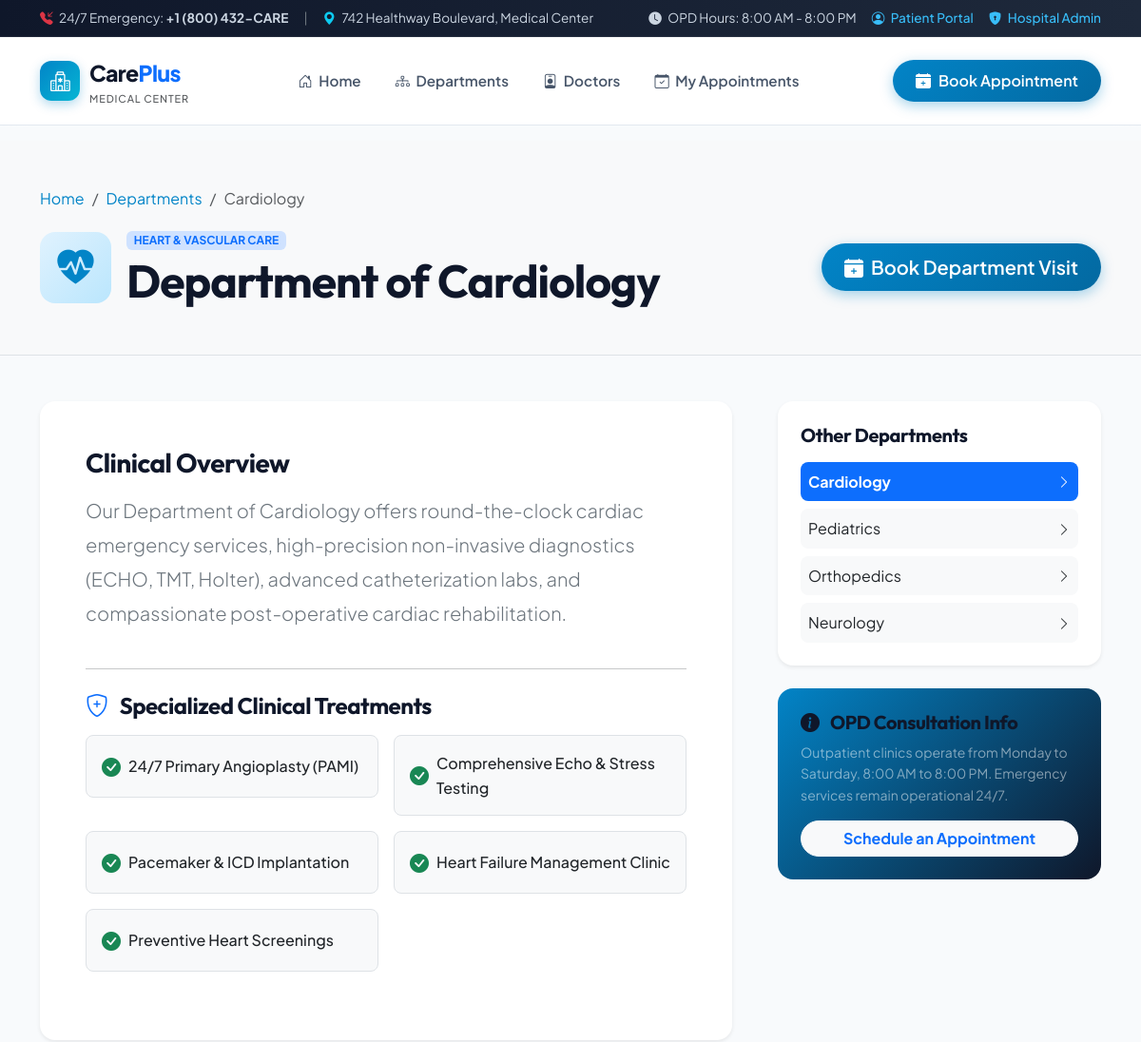
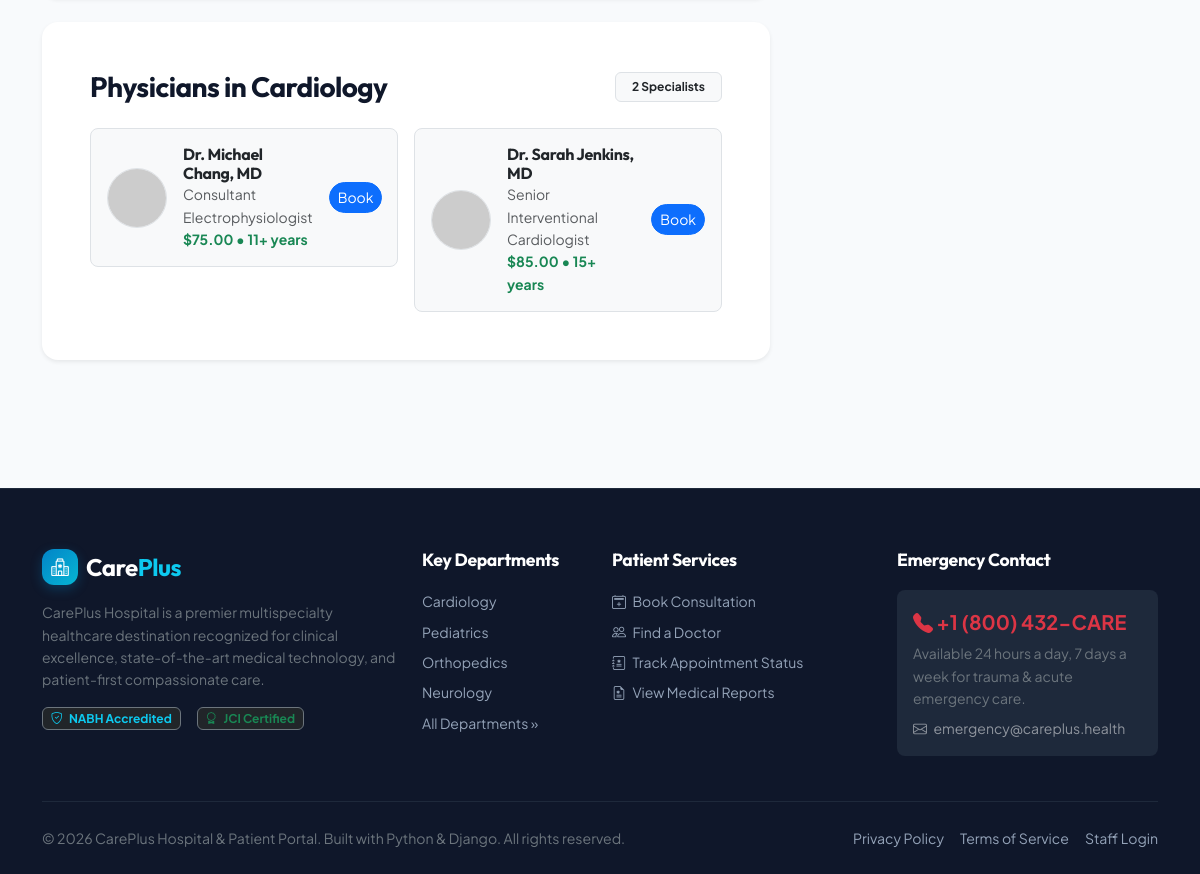
Screenshot of /departments/Cardiology/ with the database file from the repository (2 pictures, top to bottom).
### appointments/models.py (models this page shows, shortened)
class Doctor(models.Model):
    name = models.CharField(max_length=150, help_text="e.g. Dr. Sarah Jenkins, MD")
    department = models.CharField(max_length=50, choices=DEPARTMENT_CHOICES)
    specialization = models.CharField(max_length=150, help_text="e.g. Interventional Cardiology")
    qualification = models.CharField(max_length=150, help_text="e.g. MBBS, MD, FACC")
    experience_years = models.PositiveIntegerField(default=5, help_text="Years of clinical practice")
    consultation_fee = models.DecimalField(max_digits=8, decimal_places=2, default=50.00)
    room_number = models.CharField(max_length=50, default="Room 101, OPD")
    phone = models.CharField(max_length=20, blank=True)
    email = models.EmailField(blank=True)
    bio = models.TextField(blank=True)
    avatar_url = models.URLField(blank=True, help_text="Image URL for doctor profile")
    is_available = models.BooleanField(default=True)
    created_at = models.DateTimeField(auto_now_add=True)
    class Meta:
        ordering = ['department', 'name']
    @property
    def experience_display(self):
        return f"{self.experience_years}+ years"

### appointments/views.py (the view)
# urls.py: path('departments/<str:department_name>/', views.department_detail, name='department_detail'),
def department_detail(request, department_name):
    matched_key = None
    for k in DEPARTMENTS_DATA:
        if k.lower() == department_name.lower():
            matched_key = k
            break
    if not matched_key:
        matched_key = 'Cardiology'
    dept_info = DEPARTMENTS_DATA[matched_key]
    doctors = Doctor.objects.filter(department__iexact=matched_key)
    context = {
        'dept_name': matched_key,
        'dept_info': dept_info,
        'doctors': doctors,
    }
    return render(request, 'appointments/department_detail.html', context)

### appointments/templates/appointments/department_detail.html (shortened to what this page needs)
{% extends 'appointments/base.html' %}
{% load static %}
{% block content %}
<section class="py-5 bg-light border-bottom">
    <div class="container">
        <nav aria-label="breadcrumb">
            <ol class="breadcrumb mb-3 small">
                <li class="breadcrumb-item"><a href="{% url 'home' %}">Home</a></li>
                <li class="breadcrumb-item"><a href="{% url 'departments_list' %}">Departments</a></li>
                <li class="breadcrumb-item active" aria-current="page">{{ dept_name }}</li>
            </ol>
        </nav>
        <div class="d-flex flex-column flex-md-row justify-content-between align-items-md-center gap-3">
            <div class="d-flex align-items-center gap-3">
                <div class="dept-icon-circle m-0" style="width: 75px; height: 75px; font-size: 2.4rem;">
                    <i class="bi {{ dept_info.icon }}"></i>
                </div>
                <div>
                    <span class="badge bg-primary-subtle text-primary fw-bold text-uppercase mb-1">{{ dept_info.badge }}</span>
                    <h1 class="display-5 fw-bold mb-0">Department of {{ dept_name }}</h1>
                </div>
            </div>
            <div>
                <a href="{% url 'book_appointment' %}" class="btn btn-primary-care btn-lg">
                    <i class="bi bi-calendar-plus-fill"></i> Book Department Visit
                </a>
            </div>
        </div>
    </div>
</section>
<section class="py-5">
    <div class="container">
        <div class="row g-5">
            <div class="col-lg-8">
                <div class="card border-0 shadow-sm p-4 p-md-5 rounded-4 bg-white mb-4">
                    <h3 class="fw-bold mb-3">Clinical Overview</h3>
                    <p class="text-secondary lead" style="line-height: 1.8;">
                        {{ dept_info.full_desc }}
                    </p>
                    <hr class="my-4">
                    <h4 class="fw-bold mb-3"><i class="bi bi-shield-plus text-primary me-2"></i> Specialized Clinical Treatments</h4>
                    <div class="row g-3 mb-4">
                        {% for srv in dept_info.services %}
                        <div class="col-md-6">
                            <div class="p-3 rounded-3 bg-light border d-flex align-items-center gap-2">
                                <i class="bi bi-check-circle-fill text-success fs-5"></i>
                                <span class="fw-medium text-dark">{{ srv }}</span>
                            </div>
                        </div>
                        {% endfor %}
                    </div>
                </div>
                <div class="card border-0 shadow-sm p-4 p-md-5 rounded-4 bg-white">
                    <div class="d-flex justify-content-between align-items-center mb-4">
                        <h3 class="fw-bold mb-0">Physicians in {{ dept_name }}</h3>
                        <span class="badge bg-light text-dark border px-3 py-2">{{ doctors.count }} Specialist{{ doctors.count|pluralize }}</span>
                    </div>
                    <div class="row g-3">
                        {% for doc in doctors %}
                        <div class="col-md-6">
                            <div class="p-3 rounded-3 border bg-light d-flex align-items-center gap-3">
                                {% if doc.avatar_url %}
                                    <img src="{{ doc.avatar_url }}" alt="{{ doc.name }}" class="rounded-circle border" style="width: 60px; height: 60px; object-fit: cover;" onerror="this.onerror=null; this.src='https://ui-avatars.com/api/?name={{ doc.name|urlencode }}&background=0284c7&color=fff&size=60';">
                                {% else %}
                                    <div class="rounded-circle bg-primary text-white d-flex align-items-center justify-content-center" style="width: 60px; height: 60px; font-size: 1.5rem;">
                                        <i class="bi bi-person-fill"></i>
                                    </div>
                                {% endif %}
                                <div class="flex-grow-1">
                                    <h6 class="fw-bold mb-0"><a href="{% url 'doctor_detail' doc.id %}" class="text-dark">{{ doc.name }}</a></h6>
                                    <div class="small text-muted">{{ doc.specialization }}</div>
                                    <div class="small text-success fw-bold">${{ doc.consultation_fee }} &bull; {{ doc.experience_display }}</div>
                                </div>
                                <div>
                                    <a href="{% url 'book_appointment_with_doctor' doc.id %}" class="btn btn-sm btn-primary rounded-pill">
                                        Book
                                    </a>
                                </div>
                            </div>
                        </div>
                        {% empty %}
                        <div class="col-12 text-center py-4 text-muted">
                            No doctors assigned yet.
                        </div>
                        {% endfor %}
                    </div>
                </div>
            </div>
            <div class="col-lg-4">
                <div class="card border-0 shadow-sm p-4 rounded-4 bg-white mb-4">
                    <h5 class="fw-bold mb-3">Other Departments</h5>
                    <ul class="list-unstyled d-flex flex-column gap-2 mb-0">
                        <li><a href="{% url 'department_detail' 'Cardiology' %}" class="p-2 rounded-3 d-flex justify-content-between align-items-center {% if dept_name == 'Cardiology' %}bg-primary text-white fw-bold{% else %}bg-light text-dark{% endif %}"><span>Cardiology</span> <i class="bi bi-chevron-right small"></i></a></li>
                        <li><a href="{% url 'department_detail' 'Pediatrics' %}" class="p-2 rounded-3 d-flex justify-content-between align-items-center {% if dept_name == 'Pediatrics' %}bg-primary text-white fw-bold{% else %}bg-light text-dark{% endif %}"><span>Pediatrics</span> <i class="bi bi-chevron-right small"></i></a></li>
                        <li><a href="{% url 'department_detail' 'Orthopedics' %}" class="p-2 rounded-3 d-flex justify-content-between align-items-center {% if dept_name == 'Orthopedics' %}bg-primary text-white fw-bold{% else %}bg-light text-dark{% endif %}"><span>Orthopedics</span> <i class="bi bi-chevron-right small"></i></a></li>
                        <li><a href="{% url 'department_detail' 'Neurology' %}" class="p-2 rounded-3 d-flex justify-content-between align-items-center {% if dept_name == 'Neurology' %}bg-primary text-white fw-bold{% else %}bg-light text-dark{% endif %}"><span>Neurology</span> <i class="bi bi-chevron-right small"></i></a></li>
                    </ul>
                </div>
                <div class="p-4 rounded-4 text-white" style="background: linear-gradient(135deg, #0284c7 0%, #0f172a 100%);">
                    <h5 class="fw-bold mb-2"><i class="bi bi-info-circle-fill me-2"></i> OPD Consultation Info</h5>
                    <p class="small text-white-50 mb-3">
                        Outpatient clinics operate from Monday to Saturday, 8:00 AM to 8:00 PM. Emergency services remain operational 24/7.
                    </p>
                    <a href="{% url 'book_appointment' %}" class="btn btn-light text-primary fw-bold w-100 rounded-pill">
                        Schedule an Appointment
                    </a>
                </div>
            </div>
        </div>
    </div>
</section>
{% endblock %}

### static/css/hospital.css (style rules this page uses)
:root { --primary: #0284c7; --primary-dark: #0369a1; --primary-light: #e0f2fe; --primary-subtle: #f0f9ff; --secondary: #0f172a; --accent: #06b6d4; --text-main: #1e293b; --text-muted: #64748b; --bg-page: #f8fafc; --bg-card: #ffffff; --border-color: #e2e8f0; --border-focus: #38bdf8; --radius-sm: 8px; --radius-md: 14px; --radius-lg: 20px; --radius-full: 9999px; --shadow-sm: 0 1px 3px rgba(0, 0, 0, 0.05); --shadow-md: 0 4px 20px -2px rgba(2, 132, 199, 0.08); --shadow-lg: 0 12px 30px -4px rgba(2, 132, 199, 0.12); --shadow-hover: 0 20px 35px -5px rgba(2, 132, 199, 0.18); --transition: all 0.25s cubic-bezier(0.4, 0, 0.2, 1); }
body { font-family: 'Plus Jakarta Sans', system-ui, -apple-system, BlinkMacSystemFont, 'Segoe UI', Roboto, sans-serif; color: var(--text-main); background-color: var(--bg-page); line-height: 1.6; overflow-x: hidden; }
h1, h2, h3, h4, h5, h6 { font-family: 'Outfit', 'Plus Jakarta Sans', sans-serif; color: var(--secondary); font-weight: 700; letter-spacing: -0.02em; }
a { color: var(--primary); text-decoration: none; transition: var(--transition); }
.btn-primary-care { background: linear-gradient(135deg, #0284c7 0%, #0369a1 100%); color: #ffffff !important; border: none; font-weight: 600; padding: 10px 24px; border-radius: var(--radius-full); box-shadow: 0 4px 14px rgba(2, 132, 199, 0.35); display: inline-flex; align-items: center; gap: 8px; transition: var(--transition); }
.dept-icon-circle { width: 65px; height: 65px; border-radius: 16px; background: linear-gradient(135deg, #e0f2fe 0%, #bae6fd 100%); color: var(--primary); display: flex; align-items: center; justify-content: center; font-size: 1.9rem; margin-bottom: 22px; transition: var(--transition); }

### rows the page displays
Doctor: name "Dr. Michael Chang, MD", specialization "Consultant Electrophysiologist", consultation_fee "75.00", experience_display "11+ years"
Doctor: name "Dr. Sarah Jenkins, MD", specialization "Senior Interventional Cardiologist", consultation_fee "85.00", experience_display "15+ years"

### other values shown
{{ dept_name }} "Cardiology"
{{ dept_info.badge }} "HEART & VASCULAR CARE"
{{ srv }} "24/7 Primary Angioplasty (PAMI)" "Comprehensive Echo & Stress Testing" "Pacemaker & ICD Implantation" "Heart Failure Management Clinic" "Preventive Heart Screenings"
{{ doctors.count }} "2"
